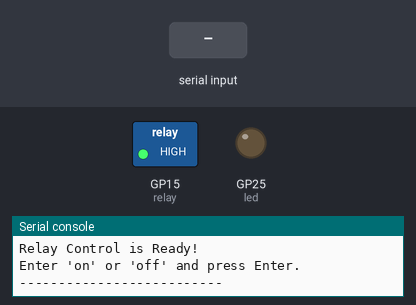
Bench run of a program on a simulated Raspberry Pi Pico running MicroPython. Parts: switched loads named in the program (green lamp = pin HIGH), output pins drawn as LEDs (lit = HIGH), the last lines printed to the serial console. Inputs (shaded band) come from the test bench.

Above: at 1.2 s.
1.3 s: "on" typed at the serial console, then Enter
At 2.5 s:
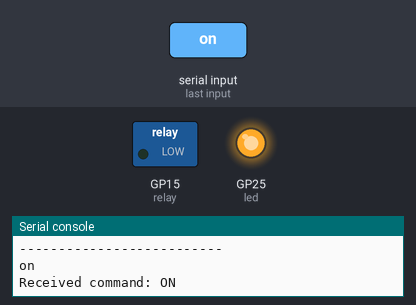
2.8 s: "off" typed at the serial console, then Enter
At 3.6 s:
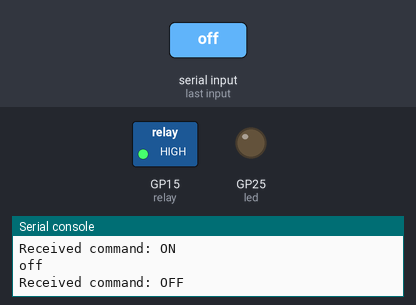
Timing chart, 0 to 5.8 s (numbered marks = the images above; inputs shaded):
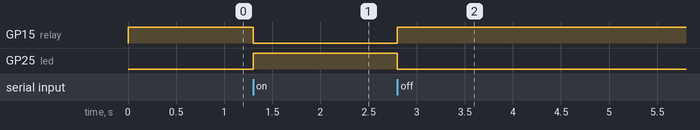

Measured:
- after the input at 1.3 s, GP15 (relay): HIGH → LOW at once; GP25 (led): LOW → HIGH at once
- after the input at 2.8 s, GP15 (relay): LOW → HIGH at once; GP25 (led): HIGH → LOW at once

The program:

LedBlinkcode.py
```python
#
# MicroPython script to control a relay via USB serial commands.
# Listens for "on" and "off" commands from a serial monitor (e.g., Thonny Shell).
# The onboard LED will mirror the state of the relay.
#

import machine
import sys
import time

# --- Pin Configuration ---
# Set the GPIO pin connected to the relay's IN pin. We are using GP15.
RELAY_PIN = 15
relay = machine.Pin(RELAY_PIN, machine.Pin.OUT)

# Initialize the onboard LED for status indication.
led = machine.Pin("LED", machine.Pin.OUT)


# --- Initial State ---
# We need to set the initial state of the relay to OFF.
# NOTE: Most common relay modules are "active-low". This means you send a
# LOW signal (0V) to turn them ON and a HIGH signal (3.3V) to turn them OFF.
# If your relay works the other way (active-high), swap .high() and .low() below.
print("Setting initial state: Relay OFF")
relay.high()  # Set pin HIGH to keep the active-low relay OFF.
led.off()     # Turn the onboard LED off.


# --- Main Loop ---
print("--------------------------")
print("Relay Control is Ready!")
print("Enter 'on' or 'off' and press Enter.")
print("--------------------------")

while True:
    # Read a line from the standard input (the USB serial connection)
    command = sys.stdin.readline().strip()

    # The .strip() function removes any hidden newline or space characters.
    # We also convert the command to lowercase to make it case-insensitive.
    if command.lower() == "on":
        print("Received command: ON")
        relay.low()  # Turn the active-low relay ON
        led.on()     # Turn the status LED ON

    elif command.lower() == "off":
        print("Received command: OFF")
        relay.high() # Turn the active-low relay OFF
        led.off()    # Turn the status LED OFF

    # We add a small delay to prevent the loop from running too fast.
    time.sleep(0.1)
```
